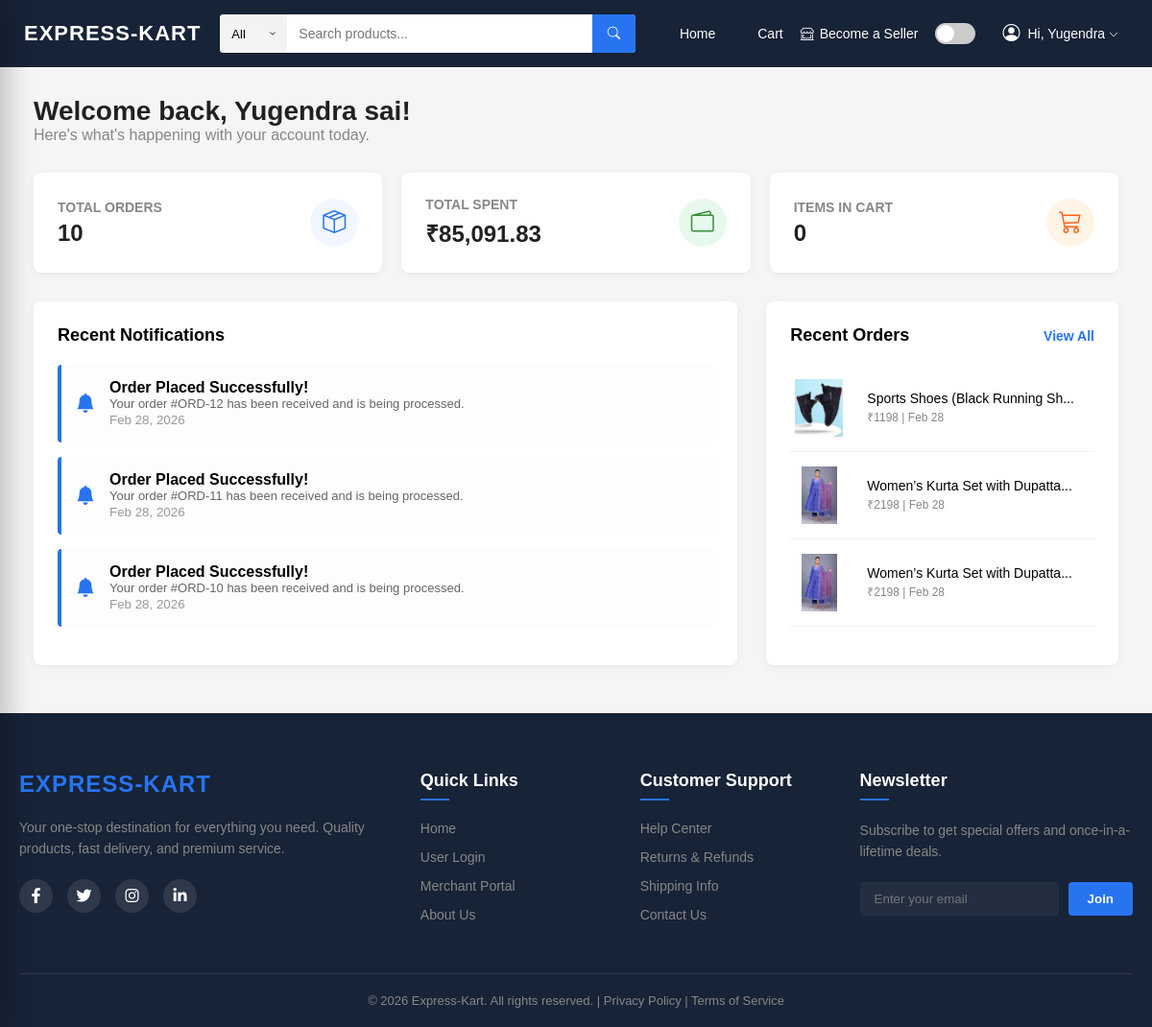
Page /user-dashboard (signed in) on the committed database.
### tables this page shows
CREATE TABLE orders (
        order_id INTEGER PRIMARY KEY AUTOINCREMENT,
        user_id INTEGER,
        razorpay_order_id TEXT,
        razorpay_payment_id TEXT,
        amount REAL,
        payment_status TEXT,
        created_at DATETIME DEFAULT CURRENT_TIMESTAMP, address TEXT,
        FOREIGN KEY (user_id) REFERENCES users (user_id)
    );

### app.py (the view)
@app.route('/user-dashboard')
def user_dashboard():
    if 'user_id' not in session:
        flash("Please login first!", "danger")
        return redirect('/user-login')
    conn = get_db_connection()
    cursor = conn.cursor()
    cursor.execute("SELECT COUNT(*) FROM orders WHERE user_id=?", (session['user_id'],))
    order_count = cursor.fetchone()[0]
    cursor.execute("SELECT SUM(amount) FROM orders WHERE user_id=?", (session['user_id'],))
    total_spent = cursor.fetchone()[0] or 0
    cursor.execute("""
        SELECT o.*,
            (SELECT p.name FROM order_items oi
             JOIN products p ON oi.product_id = p.product_id
             WHERE oi.order_id = o.order_id LIMIT 1) as product_name,
            (SELECT p.image FROM order_items oi
             JOIN products p ON oi.product_id = p.product_id
             WHERE oi.order_id = o.order_id LIMIT 1) as product_image
        FROM orders o
        WHERE o.user_id = ?
        ORDER BY o.created_at DESC
        LIMIT 3
    """, (session['user_id'],))
    recent_orders = cursor.fetchall()
    cursor.close()
    conn.close()
    return render_template("user/user_dashboard.html",
                           user_name=session['user_name'],
                           order_count=order_count,
                           total_spent=total_spent,
                           recent_orders=recent_orders)

### app.py (called while the page is built)
def get_db_connection():
    conn = sqlite3.connect(config.DB_PATH)
    conn.row_factory = sqlite3.Row
    return conn

@app.template_filter('strftime')
def strftime_filter(date_str, format='%b %d, %Y'):
    if not date_str:
        return ""
    if isinstance(date_str, str):
        try:
            from datetime import datetime
            dt = datetime.strptime(date_str, '%Y-%m-%d %H:%M:%S')
            return dt.strftime(format)
        except Exception:
            return date_str
    return date_str.strftime(format)

### templates/user/user_dashboard.html (shortened to what this page needs)
{% extends 'base.html' %}
{% block content %}
<div class="ud-container">
  <div class="ud-header">
    <h1 class="ud-welcome">Welcome back, {{ user_name }}!</h1>
    <p style="color: #878787;">Here's what's happening with your account today.</p>
  </div>
  <div class="ud-stats-grid">
    <div class="ud-stat-card">
      <div class="ud-stat-info">
        <h3>Total Orders</h3>
        <div class="value">{{ order_count }}</div>
      </div>
      <div class="ud-stat-icon">
        <i class="bi bi-box-seam"></i>
      </div>
    </div>
    <div class="ud-stat-card">
      <div class="ud-stat-info">
        <h3>Total Spent</h3>
        <div class="value">₹{{ "{:,.2f}".format(total_spent) }}</div>
      </div>
      <div class="ud-stat-icon" style="background: #e7f9ed; color: #388e3c;">
        <i class="bi bi-wallet2"></i>
      </div>
    </div>
    <div class="ud-stat-card">
      <div class="ud-stat-info">
        <h3>Items in Cart</h3>
        <div class="value">{{ session.get('cart', {})|length }}</div>
      </div>
      <div class="ud-stat-icon" style="background: #fff4e5; color: #fb641b;">
        <i class="bi bi-cart3"></i>
      </div>
    </div>
  </div>
  <div class="ud-content-grid">
    <div class="ud-card">
      <h2 class="ud-card-title">Recent Notifications</h2>
      {% if recent_orders %}
      {% for order in recent_orders %}
      <div class="ud-notification">
        <i class="bi bi-bell-fill"></i>
        <div>
          <strong>Order Placed Successfully!</strong>
          <p style="margin: 0; font-size: 13px; color: #666;">Your order #ORD-{{ order.order_id }} has been received and
            is being processed.</p>
          <small style="color: #999;">{{ order.created_at | strftime }}</small>
        </div>
      </div>
      {% endfor %}
      {% else %}
      <div style="text-align: center; padding: 40px 0; color: #878787;">
        <i class="bi bi-info-circle" style="font-size: 40px; display: block; margin-bottom: 10px;"></i>
        No recent notifications.
      </div>
      {% endif %}
    </div>
    <div class="ud-card">
      <div class="ud-card-title">
        Recent Orders
        <a href="/user/my-orders">View All</a>
      </div>
      {% for order in recent_orders %}
      <a href="/user/order-success/{{ order.order_id }}" class="ud-order-row">
        <img src="/static/uploads/product_images/{{ order.product_image }}" class="ud-order-img">
        <div class="ud-order-info">
          <h4>{{ order.product_name[:30] }}{{ '...' if order.product_name|length > 30 }}</h4>
          <p>₹{{ order.amount|int }} | {{ order.created_at | strftime('%b %d') }}</p>
        </div>
      </a>
      {% endfor %}
    </div>
  </div>
</div>
{% endblock %}

### static/style.css (style rules this page uses)
* { margin: 0; padding: 0; box-sizing: border-box; }
body { font-family: Arial, sans-serif; background: #f5f5f5; color: #000; transition: 0.3s; }
.ud-container { max-width: 1200px; margin: 30px auto; padding: 0 20px; }
.ud-header { margin-bottom: 30px; }
.ud-welcome { font-size: 28px; font-weight: 600; color: #212121; }
.ud-stats-grid { display: grid; grid-template-columns: repeat(auto-fit, minmax(250px, 1fr)); gap: 20px; margin-bottom: 30px; }
.ud-stat-card { background: #fff; padding: 25px; border-radius: 8px; box-shadow: 0 2px 10px rgba(0, 0, 0, 0.05); display: flex; align-items: center; justify-content: space-between; }
.ud-stat-info h3 { font-size: 14px; color: #878787; text-transform: uppercase; margin-bottom: 5px; }
.ud-stat-info .value { font-size: 24px; font-weight: 700; color: #212121; }
.ud-stat-icon { width: 50px; height: 50px; background: #f1f6ff; border-radius: 50%; display: flex; align-items: center; justify-content: center; color: #2874f0; font-size: 24px; }
.ud-content-grid { display: grid; grid-template-columns: 2fr 1fr; gap: 30px; }
.ud-card { background: #fff; border-radius: 8px; box-shadow: 0 2px 10px rgba(0, 0, 0, 0.05); padding: 25px; min-height: 200px; }
.ud-card-title { font-size: 18px; font-weight: 600; margin-bottom: 20px; display: flex; align-items: center; justify-content: space-between; }
.ud-card-title a { font-size: 14px; color: #2874f0; text-decoration: none; }
.ud-notification { padding: 15px; border-radius: 4px; background: #fdfdfd; border-left: 4px solid #2874f0; margin-bottom: 15px; display: flex; align-items: center; gap: 15px; }
.ud-notification i { font-size: 20px; color: #2874f0; }
.ud-order-row { display: flex; align-items: center; gap: 20px; padding: 15px 0; border-bottom: 1px solid #f0f0f0; text-decoration: none; color: inherit; }
.ud-order-img { width: 60px; height: 60px; object-fit: contain; }
.ud-order-info h4 { font-size: 14px; font-weight: 500; margin-bottom: 3px; }
.ud-order-info p { font-size: 12px; color: #878787; }

### rows in the picture
orders: order_id "12", created_at|strftime "Feb 28, 2026", shows a picture, product_name "Sports Shoes (Black Running Sh", product_name "...", amount "1198", created_at|strftime "Feb 28"
orders: order_id "11", created_at|strftime "Feb 28, 2026", product_name "Women’s Kurta Set with Dupatta", product_name "...", amount "2198", created_at|strftime "Feb 28"
orders: order_id "10", created_at|strftime "Feb 28, 2026", product_name "Women’s Kurta Set with Dupatta", product_name "...", amount "2198", created_at|strftime "Feb 28"

### other values in the picture
{{ display_name }} "Yugendra"
{{ user_name }} "Yugendra sai"
{{ order_count }} "10"
{{ "{:,.2f}".format(total_spent) }} "85,091.83"
{{ session.get('cart', {})|length }} "0"
